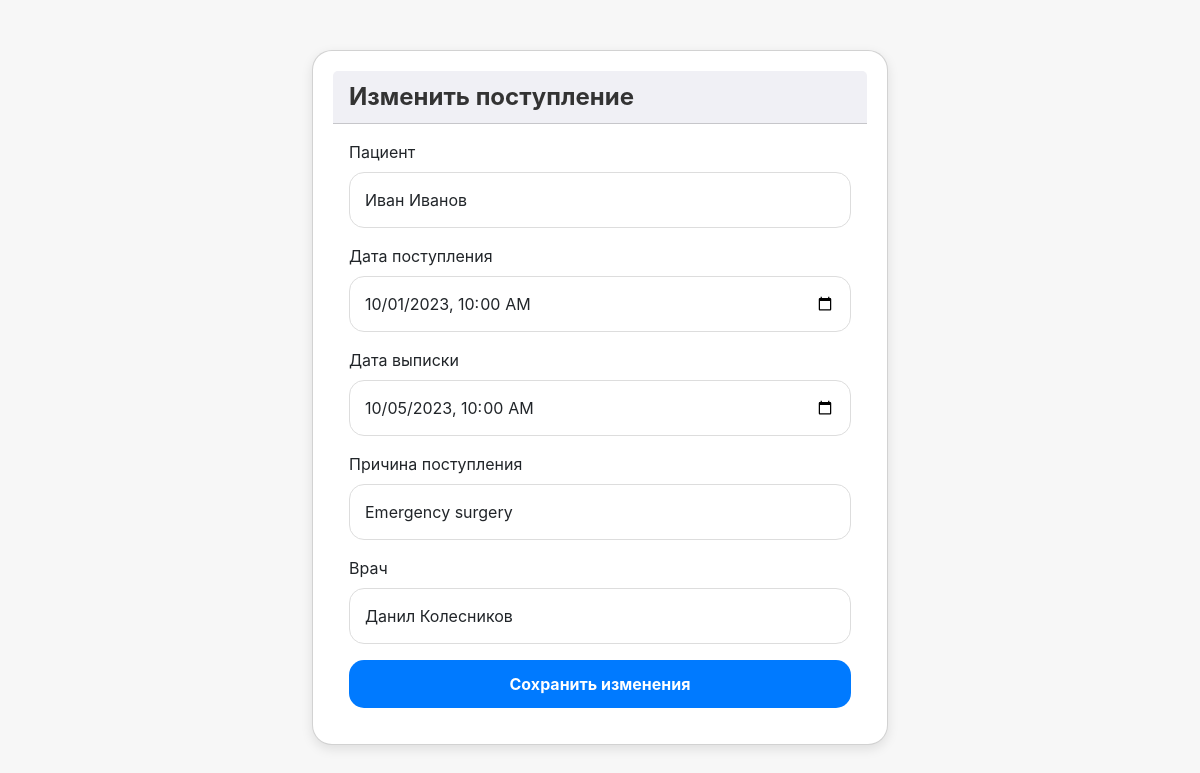
/edit_admission/1, run on the app's committed database.
### app/models.py (models this page shows)
class Admission(db.Model):
    __tablename__ = 'admissions'
    admission_id = db.Column(db.Integer, primary_key=True)
    patient_id = db.Column(db.Integer, db.ForeignKey('patients.patient_id'), nullable=False)
    admission_date = db.Column(db.DateTime, default=datetime.utcnow)
    discharge_date = db.Column(db.DateTime)
    reason_for_admission = db.Column(db.String(150))
    admitted_by = db.Column(db.Integer, db.ForeignKey('doctors.doctor_id'))
    patient = db.relationship('Patient', backref='admissions')
    doctor = db.relationship('Doctor', backref='admissions')

class Patient(db.Model):
    __tablename__ = 'patients'
    patient_id = db.Column(db.Integer, primary_key=True)
    first_name = db.Column(db.String(50), nullable=False)
    middle_name = db.Column(db.String(50))  # Отчество
    last_name = db.Column(db.String(50), nullable=False)
    birth_date = db.Column(db.Date, nullable=False)
    gender = db.Column(db.String(10))
    address = db.Column(db.String(150))
    phone_number = db.Column(db.String(20))
    emergency_contact = db.Column(db.String(100))
    passport_series = db.Column(db.String(10))
    passport_number = db.Column(db.String(10))
    oms_number = db.Column(db.String(16), unique=True)
    room_id = db.Column(db.Integer, db.ForeignKey('rooms.room_id'))
    room = db.relationship('Room', backref='patients')

class Doctor(db.Model):
    __tablename__ = 'doctors'
    doctor_id = db.Column(db.Integer, primary_key=True)
    user_id = db.Column(db.Integer, db.ForeignKey('users.user_id'), nullable=False)
    first_name = db.Column(db.String(50), nullable=False)
    middle_name = db.Column(db.String(50))  # Отчество
    last_name = db.Column(db.String(50), nullable=False)
    specialization = db.Column(db.String(100), nullable=False)
    birth_date = db.Column(db.Date, nullable=False)
    phone_number = db.Column(db.String(20))
    department_id = db.Column(db.Integer, db.ForeignKey('departments.department_id'))
    user = db.relationship('User', backref=db.backref('doctor', uselist=False))
    department = db.relationship('Department', backref='doctors')

### app/admissions.py (the view, shortened to what this page needs)
    @app.route('/edit_admission/<int:admission_id>', methods=['GET', 'POST'])
    def edit_admission(admission_id):
        admission = Admission.query.get_or_404(admission_id)
        patients = Patient.query.all()
        doctors = Doctor.query.all()
        return render_template('edit_admission.html', patients=patients, doctors=doctors, admission=admission)

### app/admissions.py (called while the page is built, shortened)
def edit_admission(app):
    @app.route('/edit_admission/<int:admission_id>', methods=['GET', 'POST'])
    def edit_admission(admission_id):
        admission = Admission.query.get_or_404(admission_id)
        patients = Patient.query.all()
        doctors = Doctor.query.all()
        return render_template('edit_admission.html', patients=patients, doctors=doctors, admission=admission)

### app/templates/edit_admission.html (shortened to what this page needs)
<!DOCTYPE html>
<html lang="ru">
<head>
    <link rel="stylesheet" href="https://cdnjs.cloudflare.com/ajax/libs/bootstrap/5.3.0-alpha1/css/bootstrap.min.css">
</head>
<body>
<div class="container">
    <div class="card">
        <div class="card-header">
            Изменить поступление
        </div>
        <div class="card-body">
            <form method="POST">
                <div class="mb-3">
                    <label for="patient_id" class="form-label">Пациент</label>
                    <select class="form-control" id="patient_id" name="patient_id" required>
                        {% for patient in patients %}
                            <option value="{{ patient.patient_id }}" {% if patient.patient_id == admission.patient_id %}selected{% endif %}>{{ patient.first_name }} {{ patient.last_name }}</option>
                        {% endfor %}
                    </select>
                </div>
                <div class="mb-3">
                    <label for="admission_date" class="form-label">Дата поступления</label>
                    <input type="datetime-local" class="form-control" id="admission_date" name="admission_date" required value="{{ admission.admission_date }}">
                </div>
                <div class="mb-3">
                    <label for="discharge_date" class="form-label">Дата выписки</label>
                    <input type="datetime-local" class="form-control" id="discharge_date" name="discharge_date" value="{{ admission.discharge_date }}">
                </div>
                <div class="mb-3">
                    <label for="reason_for_admission" class="form-label">Причина поступления</label>
                    <input type="text" class="form-control" id="reason_for_admission" name="reason_for_admission" required value="{{ admission.reason_for_admission }}">
                </div>
                <div class="mb-3">
                    <label for="admitted_by" class="form-label">Врач</label>
                    <select class="form-control" id="admitted_by" name="admitted_by" required>
                        {% for doctor in doctors %}
                            <option value="{{ doctor.doctor_id }}" {% if doctor.doctor_id == admission.admitted_by %}selected{% endif %}>{{ doctor.first_name }} {{ doctor.last_name }}</option>
                        {% endfor %}
                    </select>
                </div>
                <button type="submit" class="btn btn-primary w-100">Сохранить изменения</button>
            </form>
        </div>
    </div>
</div>
</body>
</html>

### app/templates/edit_admission.html (style rules this page uses)
body { background-color: #f7f7f7; font-family: -apple-system, BlinkMacSystemFont, "San Francisco", "Helvetica Neue", sans-serif; color: #333; }
.container { margin-top: 50px; max-width: 600px; }
.form-control { border-radius: 15px; padding: 15px; border: 1px solid #ddd; background-color: #fff; }
.btn { border-radius: 15px; padding: 12px 25px; background-color: #007aff; border: none; color: #fff; font-weight: bold; }
.card { background-color: #ffffff; border-radius: 20px; box-shadow: 0 4px 12px rgba(0, 0, 0, 0.1); padding: 20px; }
.card-header { background-color: #f0f0f5; border-radius: 15px 15px 0 0; font-size: 1.5rem; color: #333; font-weight: bold; }

### data on the page
Admission: patient_id "Иван Иванов", admission_date "10/01/2023 10:00", discharge_date "10/05/2023 10:00", reason_for_admission "Emergency surgery", admitted_by "Данил Колесников"
